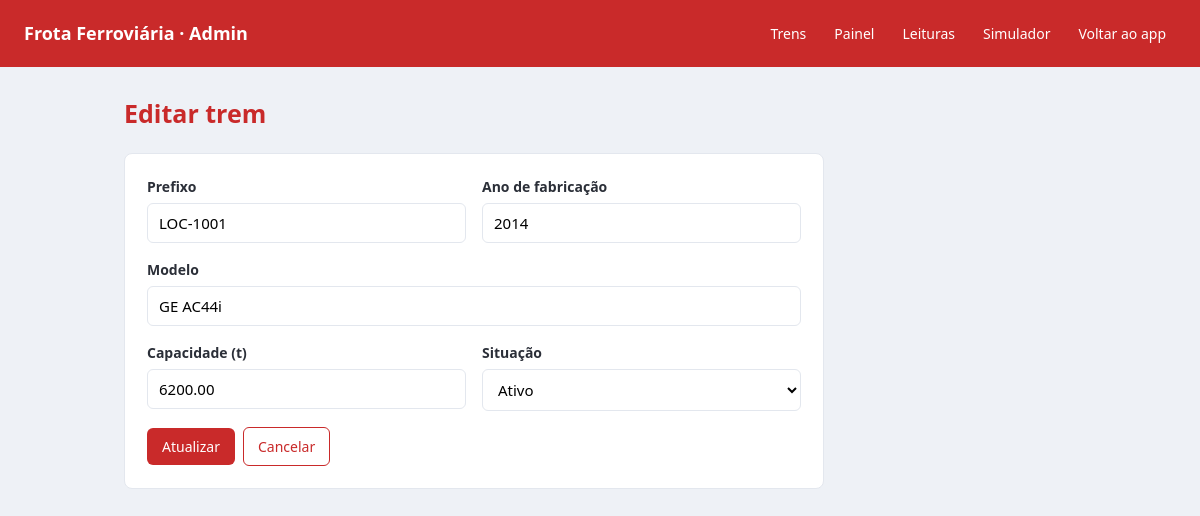
Page /admin/formulario.php?id=1 on the committed database.
### tables this page shows
CREATE TABLE trens (
    id_trem INT NOT NULL PRIMARY KEY AUTO_INCREMENT,
    prefixo_trem VARCHAR(20) NOT NULL,
    modelo_trem VARCHAR(80) NOT NULL,
    ano_fabricacao YEAR NOT NULL,
    capacidade_toneladas DECIMAL(8, 2) NOT NULL,
    situacao_trem ENUM(
        'ativo',
        'manutencao',
        'inativo'
    ) NOT NULL DEFAULT 'ativo'
);

### admin/formulario.php (the view, shortened to what this page needs)
<?php
require '../conexao.php';
$id = (int) ($_GET['id'] ?? 0);
$prefixo = '';
$modelo = '';
$ano_fabricacao = '';
$capacidade_toneladas = '';
$situacao = 'ativo';
$situacoes = [
    'ativo' => 'Ativo',
    'manutencao' => 'Em manutenção',
    'inativo' => 'Inativo'
];
if ($id > 0 && $_SERVER['REQUEST_METHOD'] === 'GET') {
    $stmt = $conexao->prepare('SELECT * FROM trens WHERE id_trem = ?');
    $stmt->bind_param('i', $id);
    $stmt->execute();
    $trem = $stmt->get_result()->fetch_assoc();
    $prefixo = $trem['prefixo_trem'];
    $modelo = $trem['modelo_trem'];
    $ano_fabricacao = $trem['ano_fabricacao'];
    $capacidade_toneladas = $trem['capacidade_toneladas'];
    $situacao = $trem['situacao_trem'];
}
?>
<!DOCTYPE html>
<html lang="pt-BR">
<head>
    <link rel="stylesheet" href="admin.css">
</head>
<body>
    <header>
        <span class="marca">Frota Ferroviária · Admin</span>
        <nav>
            <a href="index.php">Trens</a>
            <a href="painel.php">Painel</a>
            <a href="leituras.php">Leituras</a>
            <a href="simulador.php">Simulador</a>
            <a href="../index.html">Voltar ao app</a>
        </nav>
    </header>
    <main>
        <h1><?= $id > 0 ? 'Editar trem' : 'Novo trem' ?></h1>
        <form method="post" class="formulario">
            <div class="linha">
                <div class="campo">
                    <label for="prefixo">Prefixo</label>
                    <input type="text" id="prefixo" name="prefixo" maxlength="20" value="<?= htmlspecialchars($prefixo) ?>">
                </div>
                <div class="campo">
                    <label for="ano_fabricacao">Ano de fabricação</label>
                    <input type="number" id="ano_fabricacao" name="ano_fabricacao" min="1900" max="2100" value="<?= htmlspecialchars($ano_fabricacao) ?>">
                </div>
            </div>
            <div class="campo">
                <label for="modelo">Modelo</label>
                <input type="text" id="modelo" name="modelo" maxlength="80" value="<?= htmlspecialchars($modelo) ?>">
            </div>
            <div class="linha">
                <div class="campo">
                    <label for="capacidade_toneladas">Capacidade (t)</label>
                    <input type="number" id="capacidade_toneladas" name="capacidade_toneladas" step="0.01" min="0.01" value="<?= htmlspecialchars((string) $capacidade_toneladas) ?>">
                </div>
                <div class="campo">
                    <label for="situacao">Situação</label>
                    <select id="situacao" name="situacao">
                        <?php
                        foreach ($situacoes as $chave => $rotulo):
                        ?>
                            <option value="<?= $chave ?>" <?= $chave === $situacao ? 'selected' : '' ?>>
                                <?= $rotulo ?>
                            </option>
                        <?php
                        endforeach;
                        ?>
                    </select>
                </div>
            </div>
            <div class="acoes">
                <button type="submit" class="botao botao-primario"><?= $id > 0 ? 'Atualizar' : 'Cadastrar' ?></button>
                <a href="index.php" class="botao botao-secundario">Cancelar</a>
            </div>
        </form>
    </main>
</body>
</html>

### admin/admin.css (style rules this page uses)
* { box-sizing: border-box; }
body { margin: 0; font-family: "Segoe UI", Arial, sans-serif; color: #2b2f38; background: #eef1f6; line-height: 1.5; }
header { background: #c92a2a; color: #fff; padding: 16px 24px; display: flex; align-items: center; justify-content: space-between; gap: 20px; flex-wrap: wrap; }
.marca { font-weight: 700; font-size: 18px; }
nav { display: flex; gap: 8px; align-items: center; flex-wrap: wrap; }
nav a { color: #fff; text-decoration: none; padding: 7px 10px; border-radius: 5px; font-size: 14px; }
main { max-width: 1000px; margin: 0 auto; padding: 28px 24px 60px; }
h1 { color: #c92a2a; font-size: 25px; margin: 0; }
.acoes { display: flex; gap: 8px; align-items: center; flex-wrap: wrap; }
.botao { display: inline-block; padding: 8px 14px; border-radius: 6px; border: 1px solid transparent; font-size: 14px; font-family: inherit; cursor: pointer; text-decoration: none; }
.botao-primario { background: #c92a2a; color: #fff; }
.botao-secundario { background: #fff; color: #c92a2a; border-color: #c92a2a; }
.formulario { background: #fff; border: 1px solid #e3e7ee; border-radius: 8px; padding: 22px; max-width: 700px; margin-top: 20px; }
.linha { display: flex; gap: 16px; flex-wrap: wrap; }
.linha .campo { flex: 1 1 220px; }
.campo { margin-bottom: 16px; }
label { display: block; font-size: 14px; font-weight: 600; margin-bottom: 6px; }
input, select { width: 100%; padding: 9px 11px; border: 1px solid #e3e7ee; border-radius: 6px; font-family: inherit; font-size: 15px; background: #fff; }

### rows in the picture
trens: prefixo "LOC-1001", ano_fabricacao "2014", modelo "GE AC44i", capacidade_toneladas "6200.00", situacao "Ativo"
